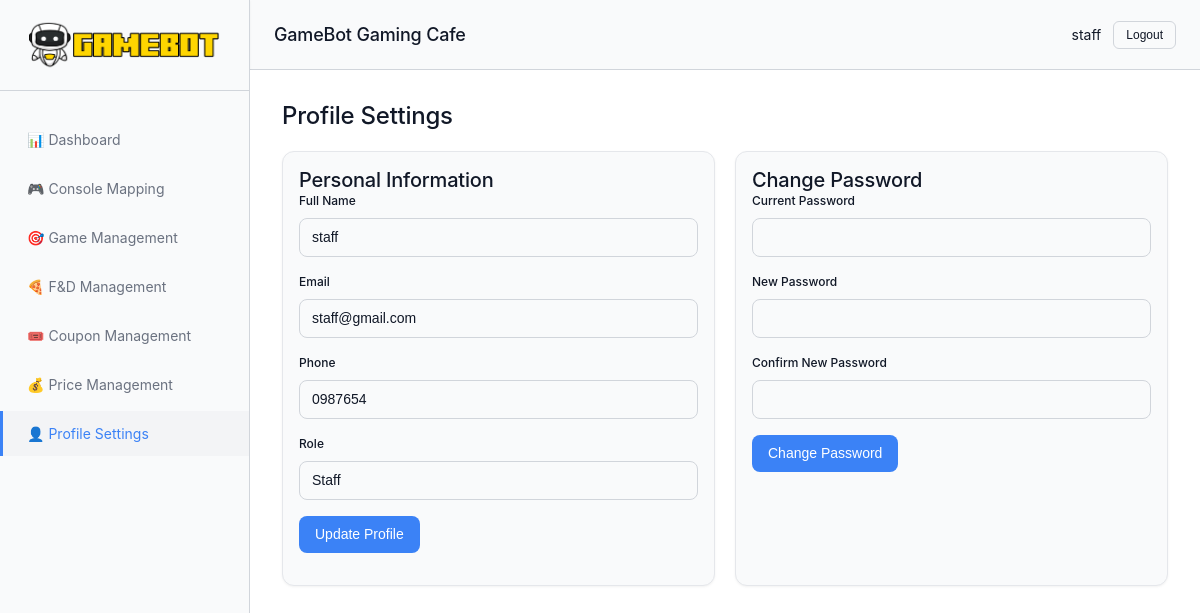
Screenshot of /pages/profile.php (signed in) with the database file from the repository.
### tables this page shows
CREATE TABLE `users` (
  `id` int(11) NOT NULL,
  `full_name` varchar(255) NOT NULL,
  `username` varchar(100) NOT NULL,
  `email` varchar(255) NOT NULL,
  `phone` varchar(20) DEFAULT NULL,
  `password` varchar(255) NOT NULL,
  `role` enum('Admin','Manager','Staff') NOT NULL DEFAULT 'Staff',
  `branch_id` int(11) DEFAULT 1,
  `status` enum('Active','Inactive') NOT NULL DEFAULT 'Active',
  `created_at` timestamp NOT NULL DEFAULT current_timestamp(),
  `updated_at` timestamp NOT NULL DEFAULT current_timestamp() ON UPDATE current_timestamp()
);

### config/auth.php (called while the page is built, shortened)
<?php
class Auth
{
    public static function userId()
    {
        return $_SESSION['user_id'] ?? null;
    }
    public static function user()
    {
        $db = getDB();
        $userId = self::userId();
        $stmt = $db->prepare("SELECT id, full_name, username, email, phone, role, branch_id, status FROM users WHERE id = ? LIMIT 1");
        $stmt->bind_param("i", $userId);
        $stmt->execute();
        $result = $stmt->get_result();
        if ($result->num_rows > 0) {
            return $result->fetch_assoc();
        }
        return null;
    }
}

### pages/profile.php (the view, shortened to what this page needs)
<?php
$currentPage = 'profile';
require_once __DIR__ . '/../includes/header.php';
$user = Auth::user();
?>
<section id="profile" class="content-section active">
    <h2 class="section-title">Profile Settings</h2>
    <div class="profile-grid">
        <div class="card">
            <div class="card__body">
                <h3>Personal Information</h3>
                <form id="profile-form">
                    <div class="form-group">
                        <label class="form-label">Full Name</label>
                        <input type="text" class="form-control" id="profile-name" value="<?php echo htmlspecialchars($user['full_name']); ?>">
                    </div>
                    <div class="form-group">
                        <label class="form-label">Email</label>
                        <input type="email" class="form-control" id="profile-email" value="<?php echo htmlspecialchars($user['email']); ?>">
                    </div>
                    <div class="form-group">
                        <label class="form-label">Phone</label>
                        <input type="tel" class="form-control" id="profile-phone" value="<?php echo htmlspecialchars($user['phone'] ?? ''); ?>">
                    </div>
                    <div class="form-group">
                        <label class="form-label">Role</label>
                        <input type="text" class="form-control readonly-field" value="<?php echo htmlspecialchars($user['role']); ?>" readonly>
                    </div>
                    <button type="submit" class="btn btn--primary">Update Profile</button>
                </form>
            </div>
        </div>
        <div class="card">
            <div class="card__body">
                <h3>Change Password</h3>
                <form id="password-form">
                    <div class="form-group">
                        <label class="form-label">Current Password</label>
                        <input type="password" class="form-control" id="current-password" required>
                    </div>
                    <div class="form-group">
                        <label class="form-label">New Password</label>
                        <input type="password" class="form-control" id="new-password" required>
                    </div>
                    <div class="form-group">
                        <label class="form-label">Confirm New Password</label>
                        <input type="password" class="form-control" id="confirm-password" required>
                    </div>
                    <button type="submit" class="btn btn--primary">Change Password</button>
                </form>
            </div>
        </div>
    </div>
</section>
<?php require_once __DIR__ . '/../includes/footer.php'; ?>

### includes/header.php (shortened to what this page needs)
<?php
require_once __DIR__ . '/../config/auth.php';
$currentUser = Auth::user();
?>
<!DOCTYPE html>
<html lang="en">
<head>
    <link rel="stylesheet" href="<?php echo SITE_URL; ?>/style.css">
</head>
<body>
    <div id="main-app" class="main-app">
        <header class="header">
            <div class="header-content">
                <h1 class="header-title"><?php echo SITE_NAME; ?></h1>
                <div class="header-actions">
                    <div class="user-info">
                        <span id="current-user"><?php echo htmlspecialchars($currentUser['full_name']); ?></span>
                        <button id="logout-btn" class="btn btn--outline btn--sm" onclick="logout()">Logout</button>
                    </div>
                </div>
            </div>
        </header>
        <nav class="sidebar">
            <div class="sidebar-logo">
                <img src="<?php echo SITE_URL; ?>/assets/logo.png" alt="GAMEBOT Logo" class="logo-img">
            </div>
            <ul class="nav-menu">
                <li><a href="<?php echo SITE_URL; ?>/pages/dashboard.php" class="nav-item <?php echo ($currentPage ?? '') === 'dashboard' ? 'active' : ''; ?>">📊 Dashboard</a></li>
                <li><a href="<?php echo SITE_URL; ?>/pages/console-mapping.php" class="nav-item <?php echo ($currentPage ?? '') === 'console-mapping' ? 'active' : ''; ?>">🎮 Console Mapping</a></li>
                <li><a href="<?php echo SITE_URL; ?>/pages/games.php" class="nav-item <?php echo ($currentPage ?? '') === 'games' ? 'active' : ''; ?>">🎯 Game Management</a></li>
                <li><a href="<?php echo SITE_URL; ?>/pages/fandd-management.php" class="nav-item <?php echo ($currentPage ?? '') === 'fandd-management' ? 'active' : ''; ?>">🍕 F&D Management</a></li>
                <li><a href="<?php echo SITE_URL; ?>/pages/coupons.php" class="nav-item <?php echo ($currentPage ?? '') === 'coupons' ? 'active' : ''; ?>">🎟️ Coupon Management</a></li>
                <li><a href="<?php echo SITE_URL; ?>/pages/pricing.php" class="nav-item <?php echo ($currentPage ?? '') === 'pricing' ? 'active' : ''; ?>">💰 Price Management</a></li>
                <li><a href="<?php echo SITE_URL; ?>/pages/profile.php" class="nav-item <?php echo ($currentPage ?? '') === 'profile' ? 'active' : ''; ?>">👤 Profile Settings</a></li>
            </ul>
        </nav>
        <main class="main-content">

### rows the page displays
users: full_name "staff", email "staff@gmail.com", phone "0987654", role "Staff"

### other values shown
SITE_NAME "GameBot Gaming Cafe"
